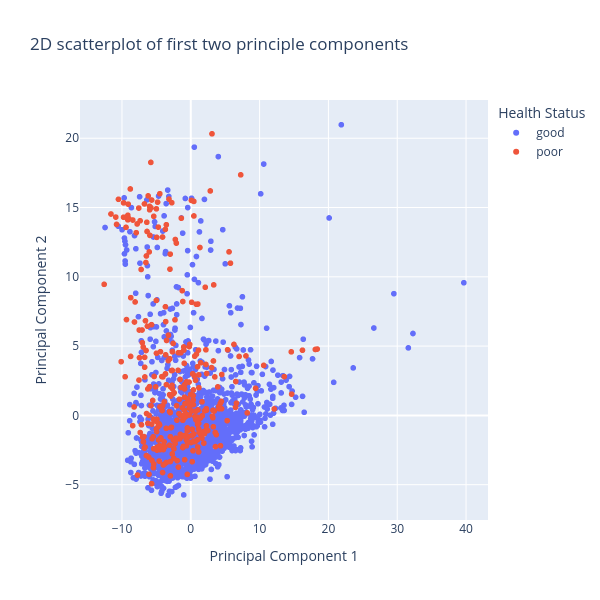

Notebook code cell kept with this figure:
### Markdown cell above
### 2D Scatterplot of the first two components

### Code cell
pca_2dscatter_df = pd.DataFrame(
    data = nhanes_pca[:, [0, 1]],
    columns = ['Principal Component 1', 'Principal Component 2']
)
pca_2dscatter_df['Health Status'] = labels.reset_index(drop=True)

fig = px.scatter(
    pca_2dscatter_df,
    x='Principal Component 1',
    y='Principal Component 2',
    color='Health Status',
    title='2D scatterplot of first two principle components',
    height=600,
    width=600
)

fig.show()

### Figure 1 — Plotly figure (JSON) as saved in the notebook; plotly's stock layout.template omitted (floating-point values rounded to 4 significant figures; data arrays with more than 128 entries replaced by an {"elided": "..."} marker saying what was removed)
{"data": [{"hovertemplate": "Health Status=good<br>Principal Component 1=%{x}<br>Principal Component 2=%{y}<extra></extra>", "legendgroup": "good", "marker": {"color": "#636efa", "symbol": "circle"}, "mode": "markers", "name": "good", "showlegend": true, "type": "scattergl", "x": {"elided": "1732 float values"}, "xaxis": "x", "y": {"elided": "1732 float values"}, "yaxis": "y"}, {"hovertemplate": "Health Status=poor<br>Principal Component 1=%{x}<br>Principal Component 2=%{y}<extra></extra>", "legendgroup": "poor", "marker": {"color": "#EF553B", "symbol": "circle"}, "mode": "markers", "name": "poor", "showlegend": true, "type": "scattergl", "x": {"elided": "332 float values"}, "xaxis": "x", "y": {"elided": "332 float values"}, "yaxis": "y"}], "layout": {"height": 600, "legend": {"title": {"text": "Health Status"}, "tracegroupgap": 0}, "title": {"text": "2D scatterplot of first two principle components"}, "width": 600, "xaxis": {"anchor": "y", "domain": [0, 1], "title": {"text": "Principal Component 1"}}, "yaxis": {"anchor": "x", "domain": [0, 1], "title": {"text": "Principal Component 2"}}}}
